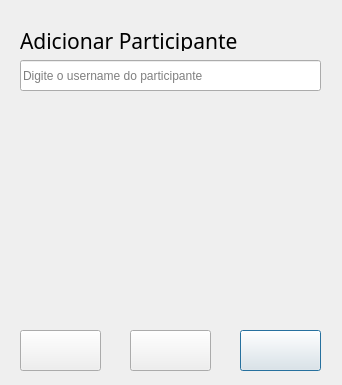
<?xml version="1.0" encoding="UTF-8"?>
<ui version="4.0">
 <class>AddUser</class>
 <widget class="QDialog" name="AddUser">
  <property name="geometry">
   <rect>
    <x>0</x>
    <y>0</y>
    <width>342</width>
    <height>385</height>
   </rect>
  </property>
  <property name="windowTitle">
   <string>Dialog</string>
  </property>
  <widget class="QLineEdit" name="pName">
   <property name="geometry">
    <rect>
     <x>20</x>
     <y>60</y>
     <width>301</width>
     <height>31</height>
    </rect>
   </property>
   <property name="echoMode">
    <enum>QLineEdit::Normal</enum>
   </property>
   <property name="placeholderText">
    <string>Digite o username do participante</string>
   </property>
  </widget>
  <widget class="QToolButton" name="clean">
   <property name="geometry">
    <rect>
     <x>130</x>
     <y>330</y>
     <width>81</width>
     <height>41</height>
    </rect>
   </property>
   <property name="text">
    <string/>
   </property>
  </widget>
  <widget class="QPushButton" name="send">
   <property name="geometry">
    <rect>
     <x>240</x>
     <y>330</y>
     <width>81</width>
     <height>41</height>
    </rect>
   </property>
   <property name="text">
    <string/>
   </property>
  </widget>
  <widget class="QLabel" name="label_3">
   <property name="geometry">
    <rect>
     <x>20</x>
     <y>30</y>
     <width>251</width>
     <height>21</height>
    </rect>
   </property>
   <property name="font">
    <font>
     <family>STIXVariants</family>
     <pointsize>16</pointsize>
    </font>
   </property>
   <property name="text">
    <string>Adicionar Participante</string>
   </property>
  </widget>
  <widget class="QPushButton" name="back">
   <property name="geometry">
    <rect>
     <x>20</x>
     <y>330</y>
     <width>81</width>
     <height>41</height>
    </rect>
   </property>
   <property name="text">
    <string/>
   </property>
  </widget>
 </widget>
 <resources/>
 <connections/>
</ui>
